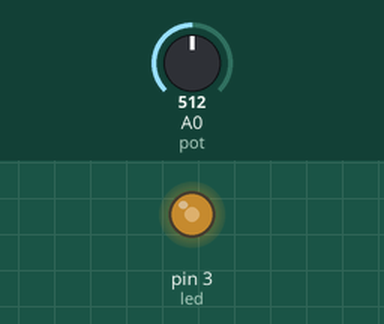
Bench run of a sketch on a simulated Arduino Uno, built with avr-gcc and run on an emulated ATmega328P. On the bench: output pins drawn as LEDs (lit = HIGH). Inputs (shaded band) come from the test bench; at power-on: A0 (pot) = 512.

Above: at 1.2 s.
1.3 s: A0 (pot) set to 716
At 1.7 s:
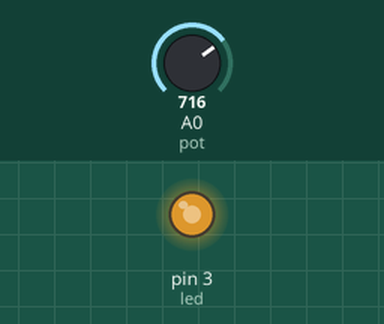
2.8 s: A0 (pot) set to 900
At 4.0 s:
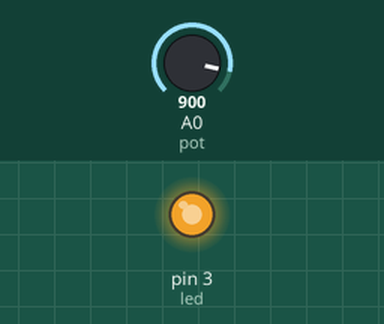
4.3 s: A0 (pot) set to 122
At 5.2 s:
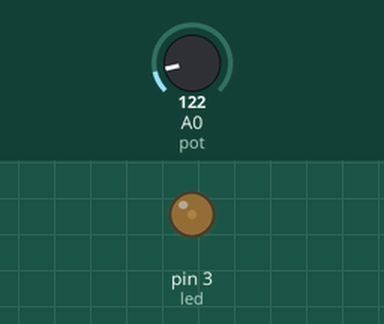
5.8 s: A0 (pot) set to 0
At 6.3 s:
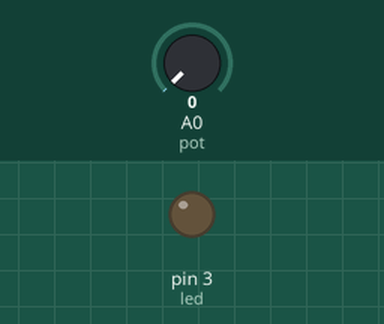
Timing chart, 0 to 8.3 s (numbered marks = the images above; inputs shaded):
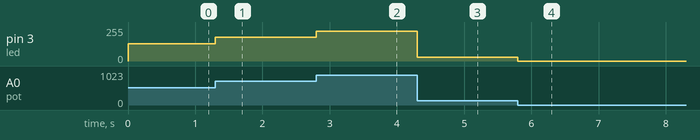

The sketch:

Arduino4.ino
```cpp
#define led 3
#define pot A0
int deger;

void setup() {
  pinMode(led, OUTPUT); // LED pinini çıkış olarak ayarla
}

void loop() {
  deger = analogRead(pot); // Potansiyometre değerini oku
  deger = deger / 4; // 0-1023 aralığını 0-255 aralığına indir
  analogWrite(led, deger); // PWM sinyalini LED'e gönder
}
```

Measured:
- after the input at 1.3 s, pin 3 (led): 128/255 → 179/255 at once
- after the input at 2.8 s, pin 3 (led): 179/255 → 225/255 at once
- after the input at 4.3 s, pin 3 (led): 225/255 → 30/255 at once
- after the input at 5.8 s, pin 3 (led): 30/255 → 0/255 at once
